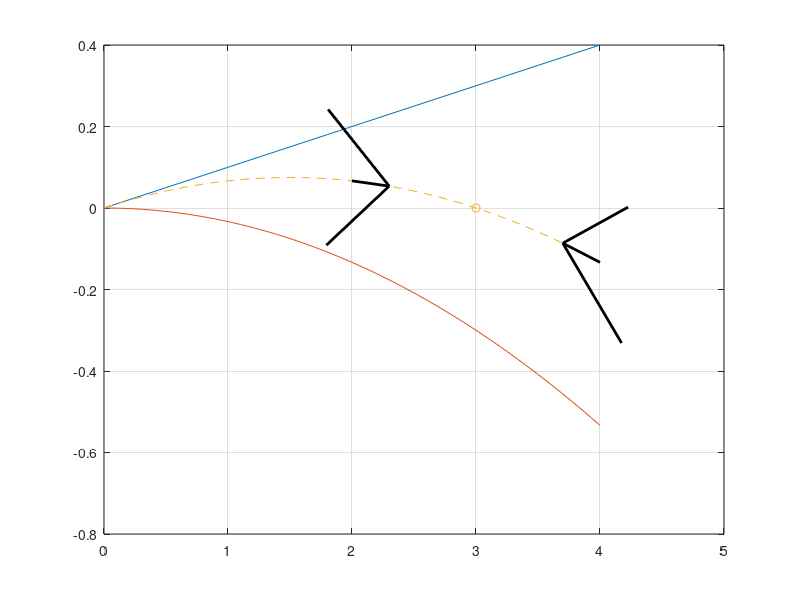

MATLAB code to generate this figure: (Note: this script raises an error after producing the figure.)


%%%%%%%%%%%%%%%%%%%%%%%%%%%%%%%%%%%%%%%%%%%%%%%%%%%%%%%%%%%%%%%%%%%%
% Lotka Volterra

clear all
close all

figure(1)
N=[0:.1:4];
r01=.1;
K1=3;
plot(N, r01*N); hold on
plot(N, -r01/K1.*N.^2)
tmp=r01*N-r01/K1.*N.^2;
plot(N,  tmp, '--')
grid on
[I]=find(N==2);
H2=quiver(N(I),tmp(I),(N(I+3)-N(I)),(tmp(I+3)-tmp(I)),1,'k','linewidth',2,'maxheadsize',1);
[I]=find(N==4);
H2=quiver(N(I),tmp(I),(N(I-3)-N(I)),(tmp(I-3)-tmp(I)),1,'k','linewidth',2,'maxheadsize',1);
plot(K1, 0, 'o')

global a

%Case 1
close all
N0=[0.1 .1]';
r01=.1;  a(1)=r01;   % r01  N1 growth rate
K1=3;    a(2)=K1;    % K1   N1 carrying capacity
a12=2;  a(3)=a12;   % a12  effect of species 2 on species 1
r02=.1;  a(4)=r02;   % r02  N2 growth rate
K2=1;    a(5)=K2;    % K2   N2 carrying capacity
a21=1;  a(6)=a21;   % a21  effect of species 1 on species 2
[N]=run_LotkaVolterra (r01, K1, a12, r02, K2, a21,N0);

% Case 2
close all
K1=1;    a(2)=K1;    % K1   N1 carrying capacity
[N,t]=run_LotkaVolterra (r01, K1, a12, r02, K2, a21, N0);

% Case 3
close all
a21=3;  a(6)=a21;   % a21  effect of species 1 on species 2
[N,t]=run_LotkaVolterra (r01, K1, a12, r02, K2, a21, N0);

N0=[1 1]';
[N,t]=run_LotkaVolterra (r01, K1, a12, r02, K2, a21, N0);

N0=[.2 1]';
[N,t]=run_LotkaVolterra (r01, K1, a12, r02, K2, a21, N0);

N0=[.1 .5]';
[N,t]=run_LotkaVolterra (r01, K1, a12, r02, K2, a21, N0);

% Case 4
close all
a12=.1;  a(3)=a12;   % a12  effect of species 2 on species 1
K1=.2;    a(2)=K1;    % K1   N1 carrying capacity
[N,t]=run_LotkaVolterra (r01, K1, a12, r02, K2, a21, N0);

N0=[.3 2]';
[N,t]=run_LotkaVolterra (r01, K1, a12, r02, K2, a21, N0);

N0=[.02 1.4]';
[N,t]=run_LotkaVolterra (r01, K1, a12, r02, K2, a21, N0);

r01=10;  a(1)=r01;   % r01  N1 growth rate
[N,t]=run_LotkaVolterra (r01, K1, a12, r02, K2, a21, N0);

(K1-a12*K2)/(K2-a21*K1)
N(end,1)/N(end,2)



%%% R vs K selected
close all
global a
N0=[.1 0.1]';
r01=.1;  a(1)=r01;   % r01  N1 growth rate
K1=5;    a(2)=K1;    % K1   N1 carrying capacity
a12=2;  a(3)=a12;   % a12  effect of species 2 on species 1
r02=.6;  a(4)=r02;   % r02  N2 growth rate
K2=2;    a(5)=K2;    % K2   N2 carrying capacity
a21=2;  a(6)=a21;   % a21  effect of species 1 on species 2
[N,t] = run_LotkaVolterra (r01, K1, a12, r02, K2, a21, N0);

r02=10;  a(4)=r02;   % r02  N2 growth rate
[N,t] = run_LotkaVolterra (r01, K1, a12, r02, K2, a21, N0);

r02=.1;  a(4)=r02;   % r02  N2 growth rate
[N,t] = run_LotkaVolterra (r01, K1, a12, r02, K2, a21, N0);

% How does R change the story?
% improve K1's ability to compete --> stable coexistance?

